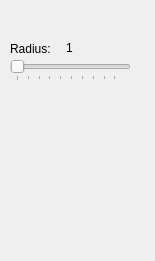
<?xml version="1.0" encoding="UTF-8"?>
<ui version="4.0">
 <class>EraserSettingsWidget</class>
 <widget class="QWidget" name="EraserSettingsWidget">
  <property name="geometry">
   <rect>
    <x>0</x>
    <y>0</y>
    <width>155</width>
    <height>261</height>
   </rect>
  </property>
  <property name="windowTitle">
   <string>Form</string>
  </property>
  <widget class="QLabel" name="label">
   <property name="geometry">
    <rect>
     <x>10</x>
     <y>40</y>
     <width>67</width>
     <height>17</height>
    </rect>
   </property>
   <property name="text">
    <string>Radius:</string>
   </property>
  </widget>
  <widget class="QSlider" name="radiusSlider">
   <property name="geometry">
    <rect>
     <x>10</x>
     <y>60</y>
     <width>121</width>
     <height>21</height>
    </rect>
   </property>
   <property name="minimum">
    <number>1</number>
   </property>
   <property name="maximum">
    <number>99</number>
   </property>
   <property name="singleStep">
    <number>1</number>
   </property>
   <property name="pageStep">
    <number>10</number>
   </property>
   <property name="value">
    <number>1</number>
   </property>
   <property name="orientation">
    <enum>Qt::Horizontal</enum>
   </property>
   <property name="tickPosition">
    <enum>QSlider::TicksBelow</enum>
   </property>
   <property name="tickInterval">
    <number>0</number>
   </property>
  </widget>
  <widget class="QLabel" name="radiusValueLabel">
   <property name="geometry">
    <rect>
     <x>66</x>
     <y>40</y>
     <width>61</width>
     <height>16</height>
    </rect>
   </property>
   <property name="text">
    <string>1</string>
   </property>
  </widget>
 </widget>
 <resources/>
 <connections/>
</ui>
